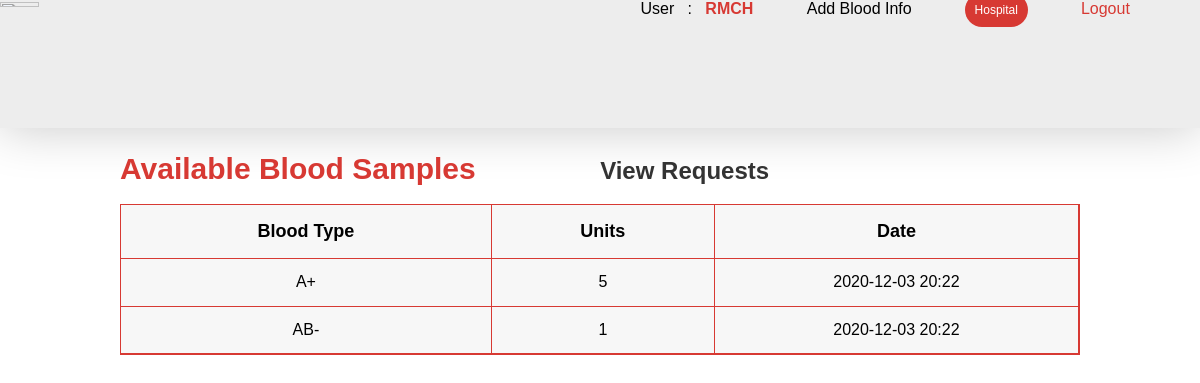
Screenshot of /home1.php?signin=success (signed in) with the database file from the repository.
### tables this page shows
CREATE TABLE `hospital` (
  `fullname` varchar(50) NOT NULL,
  `email` varchar(60) NOT NULL,
  `pasword` varchar(60) NOT NULL
);

CREATE TABLE `add_blood` (
  `fullname` varchar(50) NOT NULL,
  `blood` varchar(4) NOT NULL,
  `unit` int(5) NOT NULL,
  `datetim` varchar(30) NOT NULL
);

### home1.php (the view, shortened to what this page needs)
<?php
include 'includes/dbh.inc.php';
$email = $_SESSION['hos_email'];
?>
<div class = 'topnav'>
<?php
$sql = "SELECT * FROM hospital WHERE email='$email'";
$result = mysqli_query( $conn, $sql );
while( $row = mysqli_fetch_assoc( $result ) ) {
    $user = $row['fullname'];
}
?>
<img
src = 'https://miro.medium.com/max/1838/1*KJACFKJ0GKtnhgR7OmlPFA.gif'
class = 'logo'
align = 'middle'
/>
<?php echo 'User &nbsp : &nbsp' ?>
<span class = 'user'>
<?php echo ucfirst( $user ) ?></span>&nbsp &nbsp &nbsp &nbsp &nbsp &nbsp
<a href = 'add_blood.php'class = 'blood'>Add Blood Info</a>&nbsp &nbsp &nbsp &nbsp &nbsp &nbsp
<span class = 'user1'><?php echo 'Hospital' ?></span>&nbsp &nbsp &nbsp &nbsp &nbsp &nbsp
<a href = 'logout.php' class = 'logout' alt = 'Logout'>Logout</a>
</div>
<head>
</head>
<body>
<h2 class = 'active'>Available Blood Samples</h2>
<a href = 'hos_request.php' class = 'view'><h2 class = 'nonactive'>View Requests</h2></a>
<div class = 'table_container'>
<table class = 'table' cellpadding = '0' cellspacing = '0' border = '0'>
<thead>
<tr>
<th>Blood Type</th>
<th>Units</th>
<th>Date</th>
</tr>
</thead>
<tbody>
    <?php
$sql = "SELECT * FROM add_blood where fullname='$user'";
$result = $conn->query($sql);
if ($result->num_rows > 0) {
  while($row = $result->fetch_assoc()) {
    $unit = $row['unit'];
    $blood_req = $row['blood'];
    $datetim = $row['datetim'];
    echo '<tr>';
    echo '<td class="row">'.$blood_req.'</td>';
    echo '<td class="row">'.$unit.'</td>';
    echo '<td class="row">'.$datetim.'</td>';
    echo '</tr>';
  }
} else {
  echo "<h3>0 results</h3>";
}
?>
</tbody>
</body>

### home1.php (style rules this page uses)
* { margin:0; padding:0; font-family: 'Montserrat', sans-serif; }
.user { color: #d73933; font-weight: bold; }
.user1 { font-size:12px; border-radius: 20px; font-weight: 300; padding:.8%; color: white; background-color:#d73933; }
.blood { text-decoration:none; font-weight: 300; color:black; }
.logout { color:#d73933; text-decoration:none; font-weight: 300; }
.logo { width: 18%; height: auto; display: inline; margin-right: 35%; }
.topnav { margin-bottom: 2%; height: 16%; background-color:#ededed; box-shadow: 0 1px 50px #cacaca; }
.table { margin-left:10%; width: 80%; border: 1px solid #d73933; background-color:#F7F7F7; margin-top: 1.5%; }
.table th { font-size:18px; text-align:left; padding: 16px; border-bottom:1.5px solid #d73933; border-right:1px solid #d73933; text-align:center; }
.active { color:#d73933; margin-left:10%; font-size:30px; display:inline; }
.view { text-decoration:none; }
.nonactive { font-weight: 600; color:#333; font-weight:30px; display:inline; margin-left:10%; }
td { border-bottom:1px solid #d73933; }
.row { text-align:center; padding:1.5%; border-right:1px solid #d73933; }

### rows the page displays
hospital: fullname "RMCH"
add_blood: blood "A+", unit "5", datetim "2020-12-03 20:22"
add_blood: blood "AB-", unit "1", datetim "2020-12-03 20:22"
